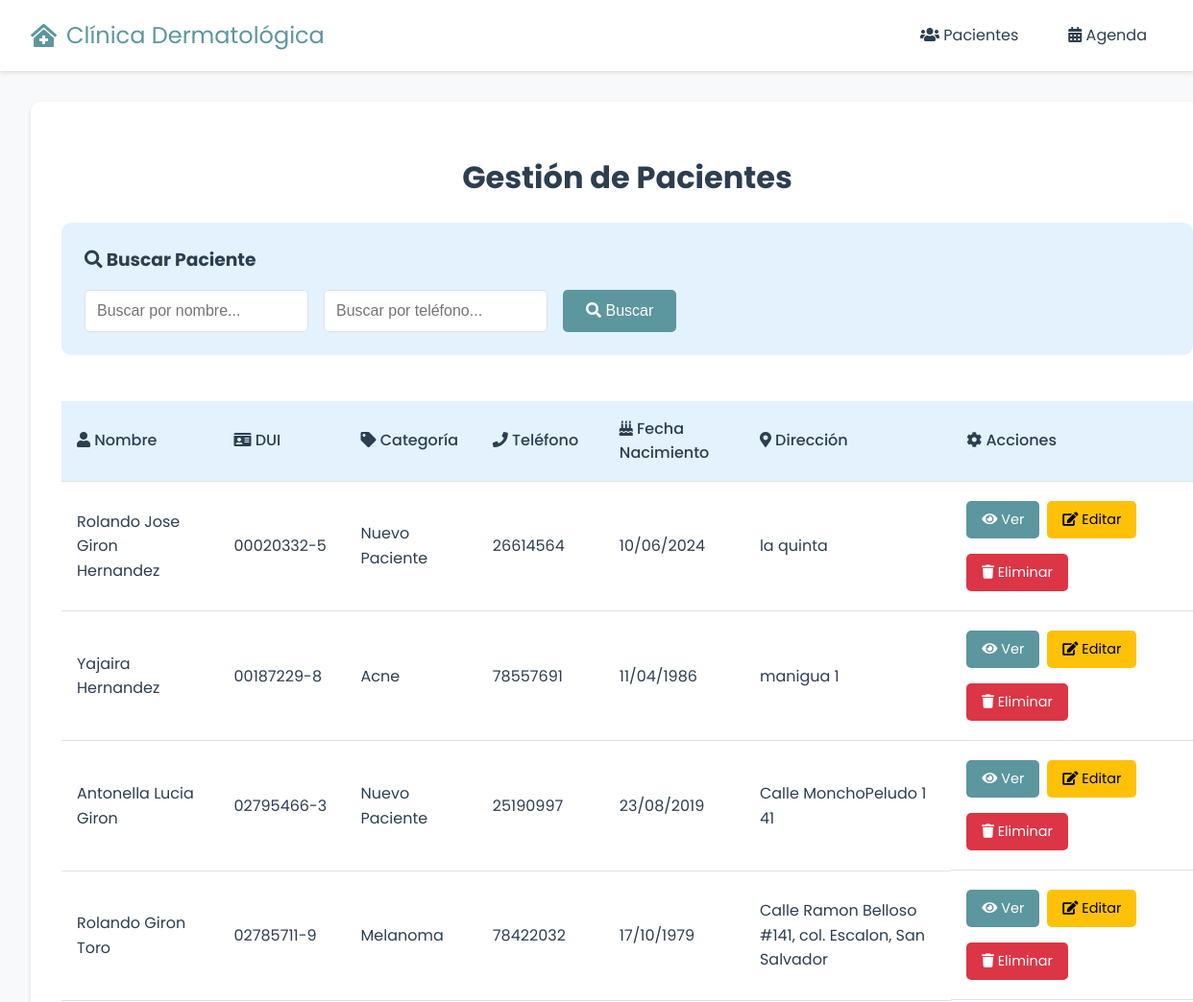
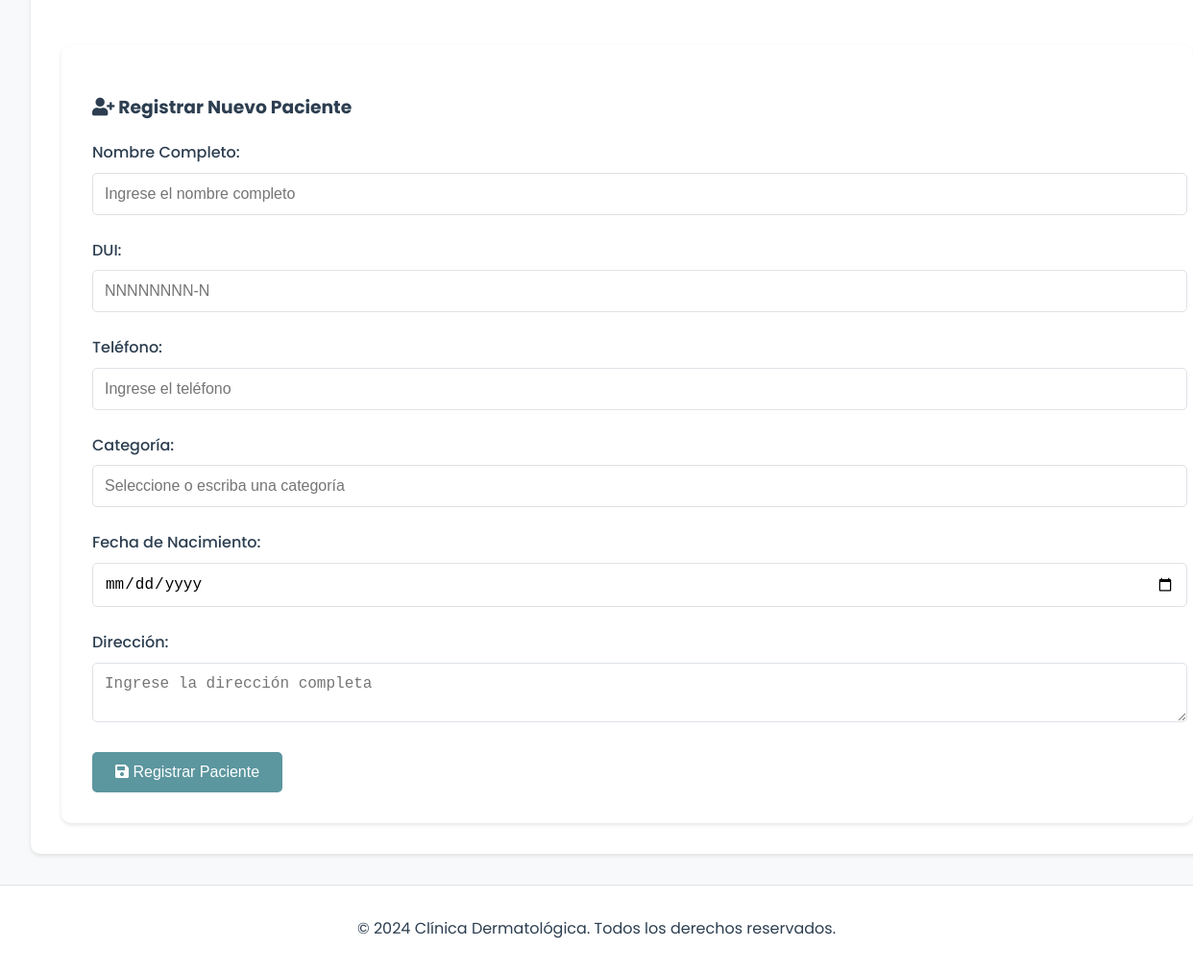
/pacientes, run on the app's committed database (2 pictures, top to bottom).
### app.py (models this page shows, shortened)
class Paciente(db.Model):
    id = db.Column(db.Integer, primary_key=True)
    nombre = db.Column(db.String(200), nullable=False)
    dui = db.Column(db.String(10), unique=True, nullable=False)
    telefono = db.Column(db.String(20))
    fecha_nacimiento = db.Column(db.Date)
    direccion = db.Column(db.String(300))
    fecha_registro = db.Column(db.DateTime, default=datetime.utcnow)
    categoria_id = db.Column(db.Integer, db.ForeignKey('categoria.id'), nullable=False)
    categoria = db.relationship('Categoria', backref='pacientes')
    visitas = db.relationship('Visita', backref='paciente', lazy=True)

class Categoria(db.Model):
    id = db.Column(db.Integer, primary_key=True)
    nombre = db.Column(db.String(100), unique=True, nullable=False)

### app.py (the view)
@app.route('/pacientes', methods=['POST', 'GET'])
def lista_pacientes():
    if request.method == 'POST':
        nombre = request.form['nombre']
        dui = request.form['dui']
        telefono = request.form['telefono']
        fecha_nacimiento = datetime.strptime(request.form['fecha_nacimiento'], '%Y-%m-%d').date()
        direccion = request.form['direccion']
        categoria_nombre = request.form['categoria'].strip()
        categoria = Categoria.query.filter_by(nombre=categoria_nombre).first()
        if not categoria:
            categoria = Categoria(nombre=categoria_nombre)
            db.session.add(categoria)
            try:
                db.session.flush()  # Guardar la categoría para obtener su ID
            except:
                db.session.rollback()
                return 'Hubo un error al crear la categoría'
        nuevo_paciente = Paciente(
            nombre=nombre,
            dui=dui,
            telefono=telefono,
            fecha_nacimiento=fecha_nacimiento,
            direccion=direccion,
            categoria_id=categoria.id
        )
        try:
            db.session.add(nuevo_paciente)
            db.session.commit()
            return redirect('/pacientes')
        except Exception as e:
            db.session.rollback()
            if 'unique' in str(e).lower():
                return 'El DUI ingresado ya existe en la base de datos'
            return 'Hubo un error al agregar el paciente'
    else:
        nombre_busqueda = request.args.get('nombre', '').strip()
        telefono_busqueda = request.args.get('telefono', '').strip()
        query = Paciente.query
        if nombre_busqueda:
            query = query.filter(Paciente.nombre.ilike(f'%{nombre_busqueda}%'))
        if telefono_busqueda:
            query = query.filter(Paciente.telefono.ilike(f'%{telefono_busqueda}%'))
        pacientes = query.order_by(Paciente.fecha_registro.desc()).all()
        categorias = Categoria.query.order_by(Categoria.nombre).all()
        return render_template('pacientes/index.html',
                             pacientes=pacientes,
                             categorias=categorias,
                             request=request)

### templates/pacientes/index.html (shortened to what this page needs)
{% extends 'base.html' %}
{% block body %}
<div class="content">
    <h1 class="text-center">Gestión de Pacientes</h1>
    <div class="search-form mb-2">
        <h3><i class="fas fa-search"></i> Buscar Paciente</h3>
        <form action="/pacientes" method="GET" class="search-container">
            <div class="search-group">
                <input type="text" name="nombre" id="search_nombre"
                       placeholder="Buscar por nombre..."
                       value="{{ request.args.get('nombre', '') }}">
                <input type="text" name="telefono" id="search_telefono"
                       placeholder="Buscar por teléfono..."
                       value="{{ request.args.get('telefono', '') }}">
                <button type="submit" class="btn btn-primary">
                    <i class="fas fa-search"></i> Buscar
                </button>
            </div>
        </form>
    </div>
    {% if pacientes|length < 1 %}
    <div class="alert alert-info text-center">
        <i class="fas fa-info-circle"></i>
        {% if request.args.get('nombre') or request.args.get('telefono') %}
        No se encontraron pacientes con los criterios de búsqueda.
        {% else %}
        No hay pacientes registrados. Registre uno nuevo abajo.
        {% endif %}
    </div>
    {% else %}
    <div class="table-responsive">
        <table>
            <tr>
                <th><i class="fas fa-user"></i> Nombre</th>
                <th><i class="fas fa-id-card"></i> DUI</th>
                <th><i class="fas fa-tag"></i> Categoría</th>
                <th><i class="fas fa-phone"></i> Teléfono</th>
                <th><i class="fas fa-birthday-cake"></i> Fecha Nacimiento</th>
                <th><i class="fas fa-map-marker-alt"></i> Dirección</th>
                <th><i class="fas fa-cog"></i> Acciones</th>
            </tr>
            {% for paciente in pacientes %}
                <tr>
                    <td>{{ paciente.nombre }}</td>
                    <td>{{ paciente.dui }}</td>
                    <td>{{ paciente.categoria.nombre }}</td>
                    <td>{{ paciente.telefono }}</td>
                    <td>{{ paciente.fecha_nacimiento.strftime('%d/%m/%Y') }}</td>
                    <td>{{ paciente.direccion }}</td>
                    <td class="actions">
                        <a href="/pacientes/{{paciente.id}}/visitas" class="btn btn-primary">
                            <i class="fas fa-eye"></i> Ver
                        </a>
                        <a href="/pacientes/edit/{{paciente.id}}" class="btn btn-warning">
                            <i class="fas fa-edit"></i> Editar
                        </a>
                        <a href="/pacientes/delete/{{paciente.id}}" class="btn btn-danger"
                           onclick="return confirm('¿Está seguro de eliminar este paciente?')">
                            <i class="fas fa-trash"></i> Eliminar
                        </a>
                    </td>
                </tr>
            {% endfor %}
        </table>
    </div>
    {% endif %}
    <div class="form mt-2">
        <h3><i class="fas fa-user-plus"></i> Registrar Nuevo Paciente</h3>
        <form action="/pacientes" method="POST">
            <div class="form-group">
                <label for="nombre">Nombre Completo:</label>
                <input type="text" name="nombre" id="nombre" required placeholder="Ingrese el nombre completo">
            </div>
            <div class="form-group">
                <label for="dui">DUI:</label>
                <input type="text" name="dui" id="dui" required placeholder="NNNNNNNN-N"
                       pattern="\d{8}-\d" title="Formato: NNNNNNNN-N (ejemplo: 02786711-9)">
            </div>
            <div class="form-group">
                <label for="telefono">Teléfono:</label>
                <input type="tel" name="telefono" id="telefono" placeholder="Ingrese el teléfono">
            </div>
            <div class="form-group">
                <label for="categoria">Categoría:</label>
                <input type="text" name="categoria" id="categoria" required
                       list="categorias-list" placeholder="Seleccione o escriba una categoría">
            </div>
            <div class="form-group">
                <label for="fecha_nacimiento">Fecha de Nacimiento:</label>
                <input type="date" name="fecha_nacimiento" id="fecha_nacimiento" required>
            </div>
            <div class="form-group">
                <label for="direccion">Dirección:</label>
                <textarea name="direccion" id="direccion" placeholder="Ingrese la dirección completa"></textarea>
            </div>
            <button type="submit" class="btn btn-primary">
                <i class="fas fa-save"></i> Registrar Paciente
            </button>
        </form>
    </div>
</div>
{% endblock %}

### templates/base.html (shortened to what this page needs)
<!DOCTYPE html>
<html lang="es">
<head>
    <link rel="stylesheet" href="{{ url_for('static', filename='css/main.css') }}">
    <link rel="stylesheet" href="https://cdnjs.cloudflare.com/ajax/libs/font-awesome/5.15.4/css/all.min.css">
</head>
<body>
    <nav class="navbar">
        <div class="nav-container">
            <div class="logo">
                <i class="fas fa-clinic-medical"></i>
                <span>Clínica Dermatológica</span>
            </div>
            <div class="nav-links">
                <a href="/pacientes" class="nav-link"><i class="fas fa-users"></i> Pacientes</a>
                <a href="#" class="nav-link"><i class="fas fa-calendar-alt"></i> Agenda</a>
            </div>
        </div>
    </nav>
    <div class="main-container">
        {% block body %}{% endblock %}
    </div>
    <footer class="footer">
        <p>&copy; 2024 Clínica Dermatológica. Todos los derechos reservados.</p>
    </footer>
</body>
</html>

### static/css/main.css (style rules this page uses)
:root { --primary-color: #f8d7da; --secondary-color: #e3f2fd; --accent-color: #5c969e; --text-color: #2c3e50; --border-color: #dee2e6; --success-color: #4CAF50; --danger-color: #dc3545; }
body, html { margin: 0; padding: 0; font-family: 'Poppins', sans-serif; background-color: #f8f9fa; color: var(--text-color); line-height: 1.6; }
.navbar { background-color: white; box-shadow: 0 2px 4px rgba(0,0,0,0.1); padding: 1rem 0; }
.nav-container { max-width: 1200px; margin: 0 auto; display: flex; justify-content: space-between; align-items: center; padding: 0 2rem; }
.logo { display: flex; align-items: center; gap: 10px; font-size: 1.5rem; color: var(--accent-color); }
.nav-links { display: flex; gap: 20px; }
.nav-link { text-decoration: none; color: var(--text-color); padding: 0.5rem 1rem; border-radius: 5px; transition: all 0.3s ease; }
.main-container { max-width: 1200px; margin: 2rem auto; padding: 0 2rem; }
.content { background-color: white; border-radius: 10px; box-shadow: 0 2px 4px rgba(0,0,0,0.1); padding: 2rem; margin-bottom: 2rem; width: 100%; }
table { width: 100%; border-collapse: collapse; margin: 1rem 0; background-color: white; }
th, td { padding: 1rem; text-align: left; border-bottom: 1px solid var(--border-color); }
th { background-color: var(--secondary-color); color: var(--text-color); font-weight: 500; }
.form { background-color: white; padding: 2rem; border-radius: 10px; box-shadow: 0 2px 4px rgba(0,0,0,0.1); }
.form-group { margin-bottom: 1.5rem; }
.form-group label { display: block; margin-bottom: 0.5rem; color: var(--text-color); font-weight: 500; }
.form-group input[type="text"], .form-group input[type="tel"], .form-group input[type="date"], .form-group input[type="number"], .form-group textarea { width: 100%; padding: 0.75rem; border: 1px solid var(--border-color); border-radius: 5px; font-size: 1rem; transition: border-color 0.3s ease; }
.search-form { background-color: var(--secondary-color); padding: 1.5rem; border-radius: 10px; margin-bottom: 2rem; }
.search-form h3 { margin-top: 0; margin-bottom: 1rem; color: var(--text-color); }
.search-container { display: flex; gap: 1rem; }
.search-group { display: flex; gap: 1rem; flex-wrap: wrap; }
.search-group input { flex: 1; min-width: 200px; padding: 0.75rem; border: 1px solid var(--border-color); border-radius: 5px; font-size: 1rem; }
.btn { padding: 0.75rem 1.5rem; border: none; border-radius: 5px; cursor: pointer; font-size: 1rem; transition: all 0.3s ease; }
.btn-primary { background-color: var(--accent-color); color: white; }
.btn-danger { background-color: var(--danger-color); color: white; }
a { color: var(--accent-color); text-decoration: none; transition: all 0.3s ease; }
.footer { background-color: white; text-align: center; padding: 1rem; margin-top: 2rem; border-top: 1px solid var(--border-color); }
.text-center { text-align: center; }
.mt-2 { margin-top: 2rem; }
.mb-2 { margin-bottom: 2rem; }
.btn-warning { background-color: #ffc107; color: #000; }
.actions { display: flex; gap: 0.5rem; flex-wrap: wrap; min-width: 200px; }
.actions .btn { padding: 0.5rem 1rem; font-size: 0.9rem; white-space: nowrap; margin: 0.25rem 0; }
.table-responsive { overflow-x: auto; }
td { vertical-align: middle; min-width: 100px; }

### data on the page
Paciente: nombre "Rolando Jose Giron Hernandez", dui "00020332-5", categoria.nombre "Nuevo Paciente", telefono "26614564", fecha_nacimiento "10/06/2024", direccion "la quinta"
Paciente: nombre "Yajaira Hernandez", dui "00187229-8", categoria.nombre "Acne", telefono "78557691", fecha_nacimiento "11/04/1986", direccion "manigua 1"
Paciente: nombre "Antonella Lucia Giron", dui "02795466-3", categoria.nombre "Nuevo Paciente", telefono "25190997", fecha_nacimiento "23/08/2019", direccion "Calle MonchoPeludo 1 41"
Paciente: nombre "Rolando Giron Toro", dui "02785711-9", categoria.nombre "Melanoma", telefono "78422032", fecha_nacimiento "17/10/1979", direccion "Calle Ramon Belloso #141, col. Escalon, San Salvador"
